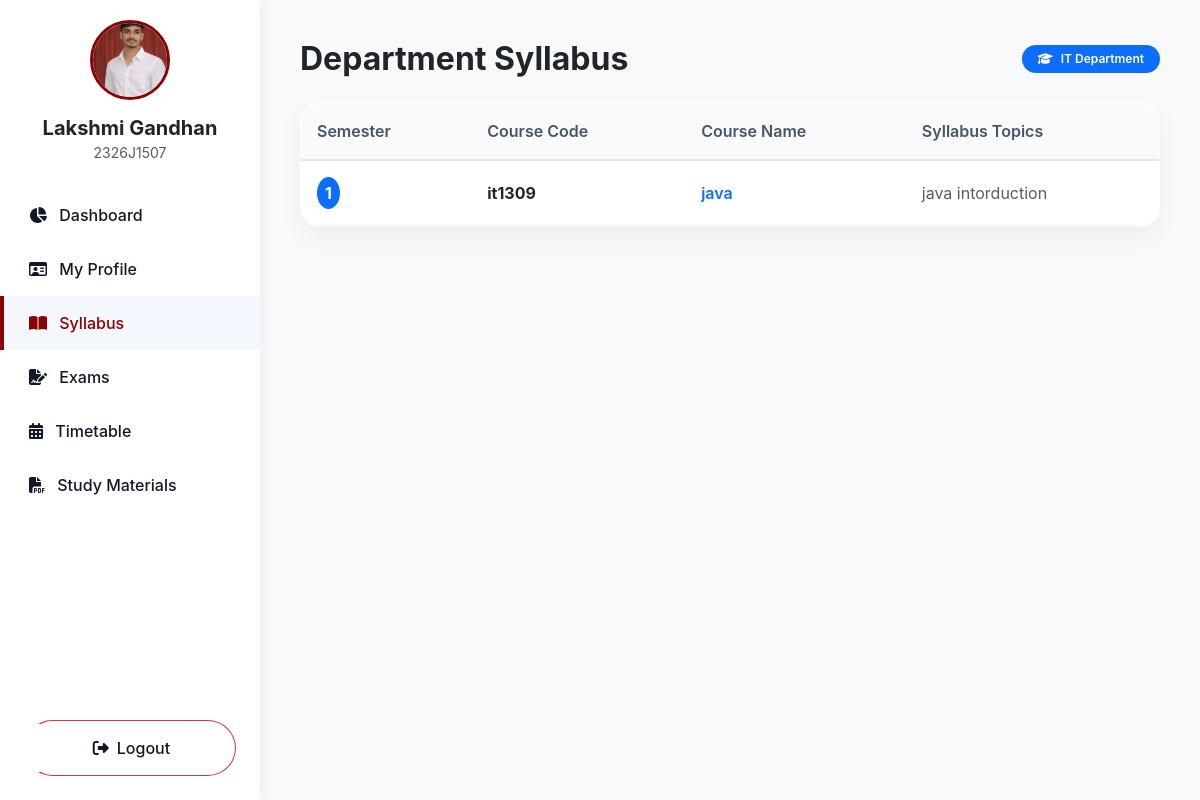
The page /student/syllabus (signed in) on the database its author committed.
### models.py (models this page shows, shortened)
class Student(SQLModel, table=True):
    id: Optional[int] = Field(default=None, primary_key=True)
    name: str = Field(index=True)
    roll_no: str = Field(unique=True, index=True)
    year: str
    umis_id: str = Field(unique=True, index=True)
    dob: str
    gender: str
    blood_group: str
    hostel_status: str
    community: str
    scholarship_status: str
    attendance_percentage: float = 0.0
    last_sem_percentage: float = 0.0
    photo: Optional[str] = None
    password_hash: str
    created_at: datetime = Field(default_factory=datetime.utcnow)
    encrypted_aadhaar: Optional[str] = None
    encrypted_student_phone: Optional[str] = None
    encrypted_parent_phone: Optional[str] = None
    encrypted_address: Optional[str] = None
    @property
    def aadhaar(self) -> str:
        return decrypt_data(self.encrypted_aadhaar)
    @property
    def student_phone(self) -> str:
        return decrypt_data(self.encrypted_student_phone)
    @property
    def parent_phone(self) -> str:
        return decrypt_data(self.encrypted_parent_phone)
    @property
    def address(self) -> str:
        return decrypt_data(self.encrypted_address)

class Syllabus(SQLModel, table=True):
    id: Optional[int] = Field(default=None, primary_key=True)
    course_name: str
    course_code: str
    semester: int
    description: str

### routers/student_dashboard.py (the view)
@router.get("/syllabus")
def student_syllabus(request: Request, db: Session = Depends(get_session)):
    student = get_current_student(request, db)
    if not student:
        from fastapi.responses import RedirectResponse
        return RedirectResponse("/student-auth/login")
    syllabi = db.exec(select(Syllabus)).all()
    return templates.TemplateResponse("student/syllabus.html", {"request": request, "student": student, "syllabi": syllabi})

### templates/student/syllabus.html
{% extends "student/student_base.html" %}
{% block header %}Department Syllabus{% endblock %}
{% block content %}
<div class="glass-card p-0 mb-4 overflow-hidden">
    <div class="table-responsive table-glass">
        <table class="table table-hover mb-0">
            <thead class="table-light">
                <tr>
                    <th>Semester</th>
                    <th>Course Code</th>
                    <th>Course Name</th>
                    <th>Syllabus Topics</th>
                </tr>
            </thead>
            <tbody>
                {% for s in syllabi %}
                <tr>
                    <td><span class="badge bg-primary text-white rounded-circle p-2 fs-6">{{ s.semester }}</span></td>
                    <td class="fw-bold text-dark">{{ s.course_code }}</td>
                    <td class="fw-semibold text-primary">{{ s.course_name }}</td>
                    <td class="text-muted">{{ s.description }}</td>
                </tr>
                {% else %}
                <tr><td colspan="4" class="text-center py-5 text-muted">Syllabus is not yet available for display.</td></tr>
                {% endfor %}
            </tbody>
        </table>
    </div>
</div>
{% endblock %}

### templates/student/student_base.html (shortened to what this page needs)
<!DOCTYPE html>
<html lang="en">
<head>
    <link href="https://cdn.jsdelivr.net/npm/bootstrap@5.3.0/dist/css/bootstrap.min.css" rel="stylesheet">
    <link rel="stylesheet" href="/static/css/style.css">
    <link rel="stylesheet" href="https://cdnjs.cloudflare.com/ajax/libs/font-awesome/6.4.0/css/all.min.css">
</head>
<body>
    <div class="wrapper">
        <nav class="sidebar">
            <div class="px-4 mb-4 text-center">
                {% if student.photo %}
                <img src="/{{ student.photo }}" class="rounded-circle mb-3" style="width: 80px; height: 80px; object-fit: cover; border: 3px solid var(--primary-blue);" alt="Profile">
                {% else %}
                <div class="rounded-circle bg-light d-flex align-items-center justify-content-center mx-auto mb-3" style="width: 80px; height: 80px; border: 3px solid var(--primary-blue);">
                    <i class="fa-solid fa-user fa-2x text-muted"></i>
                </div>
                {% endif %}
                <h5 class="fw-bold text-dark mb-0">{{ student.name }}</h5>
                <small class="text-muted">{{ student.roll_no }}</small>
            </div>
            <a href="/student/dashboard" class="{{ 'active' if request.url.path == '/student/dashboard' else '' }}">
                <i class="fa-solid fa-chart-pie me-2"></i> Dashboard
            </a>
            <a href="/student/profile" class="{{ 'active' if request.url.path == '/student/profile' else '' }}">
                <i class="fa-regular fa-id-card me-2"></i> My Profile
            </a>
            <a href="/student/syllabus" class="{{ 'active' if request.url.path == '/student/syllabus' else '' }}">
                <i class="fa-solid fa-book-open me-2"></i> Syllabus
            </a>
            <a href="/student/exams" class="{{ 'active' if request.url.path == '/student/exams' else '' }}">
                <i class="fa-solid fa-file-signature me-2"></i> Exams
            </a>
            <a href="/student/timetable" class="{{ 'active' if request.url.path == '/student/timetable' else '' }}">
                <i class="fa-solid fa-calendar-days me-2"></i> Timetable
            </a>
            <a href="/student/materials" class="{{ 'active' if request.url.path == '/student/materials' else '' }}">
                <i class="fa-solid fa-file-pdf me-2"></i> Study Materials
            </a>
            <div class="mt-auto p-4">
                <a href="/student-auth/logout" class="btn btn-outline-danger w-100 rounded-pill">
                    <i class="fa-solid fa-right-from-bracket me-2"></i>Logout
                </a>
            </div>
        </nav>
        <main class="main-content bg-light">
            <div class="d-flex justify-content-between align-items-center mb-4">
                <h2 class="fw-bold text-dark mb-0">{% block header %}Welcome back!{% endblock %}</h2>
                <div class="d-flex align-items-center">
                    <span class="badge bg-primary rounded-pill px-3 py-2 fw-semibold"><i class="fa-solid fa-graduation-cap me-2"></i>IT Department</span>
                </div>
            </div>
            {% block content %}{% endblock %}
        </main>
    </div>
</body>
</html>

### static/css/style.css (style rules this page uses)
:root { --bg-color: #F5F7FA; --primary-blue: #8B0000; --dark-header: #0F172A; --grad-start: #8B0000; --grad-end: #A61B1B; --text-main: #111827; --card-bg: #FFFFFF; --shadow-soft: 0 10px 25px rgba(0, 0, 0, 0.05); --shadow-hover: 0 20px 40px rgba(0, 0, 0, 0.1); --radius-card: 20px; --radius-btn: 12px; }
body { font-family: -apple-system, BlinkMacSystemFont, "Segoe UI", Roboto, Helvetica, Arial, sans-serif, "Apple Color Emoji", "Segoe UI Emoji", "Segoe UI Symbol"; background-color: var(--bg-color); color: var(--text-main); -webkit-font-smoothing: antialiased; min-height: 100vh; margin: 0; padding: 0; }
.glass-card { background: var(--card-bg); border-radius: var(--radius-card); box-shadow: var(--shadow-soft); border: 1px solid rgba(255, 255, 255, 0.5); transition: transform 0.3s cubic-bezier(0.4, 0, 0.2, 1), box-shadow 0.3s ease; overflow: hidden; }
.wrapper { display: flex; min-height: 100vh; }
.sidebar { width: 260px; background: var(--card-bg); box-shadow: 2px 0 15px rgba(0,0,0,0.05); display: flex; flex-direction: column; padding-top: 20px; position: sticky; top: 0; height: 100vh; }
.sidebar a { padding: 15px 25px; color: var(--text-main); text-decoration: none; font-weight: 500; transition: background 0.2s; border-left: 4px solid transparent; }
.sidebar a:hover, .sidebar a.active { background: rgba(37, 99, 235, 0.05); border-left-color: var(--primary-blue); color: var(--primary-blue); }
.main-content { flex-grow: 1; padding: 40px; }
.table-glass { background: var(--card-bg); border-radius: var(--radius-card); overflow: hidden; box-shadow: var(--shadow-soft); }
.table-glass th { background: #f8fafc; color: #475569; font-weight: 600; border-bottom: 2px solid #e2e8f0; padding: 16px; }
.table-glass td { padding: 16px; vertical-align: middle; border-bottom: 1px solid #f1f5f9; }

### rows shown on the page
Student: photo (picture), name "Lakshmi Gandhan", roll_no "2326J1507"
Syllabus: semester "1", course_code "it1309", course_name "java", description "java intorduction"
